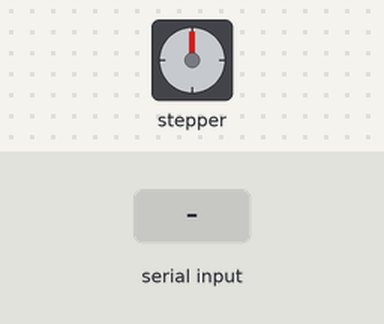
The program below on a simulated Seeed XIAO ESP32-S3. Parts: stepper motor. The test bench sets the inputs (shaded band). Stepper angles assume 2048 steps per turn; what the program prints to the serial monitor is not drawn.

Above: at 5.4 s.
5.5 s: "g90\n" received over Serial
At 8.3 s:
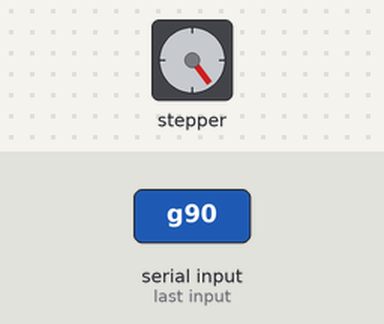
8.5 s: "g,45\n" received over Serial
14.5 s: "G90\n" received over Serial
At 15.6 s:
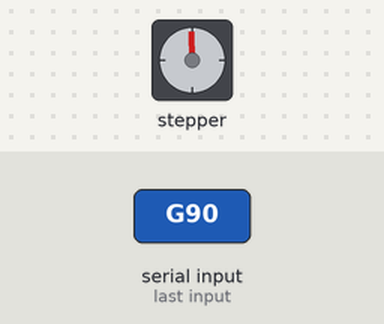
17.5 s: "b90\n" received over Serial
Timing chart, 0 to 24.5 s (numbered marks = the images above; inputs shaded):
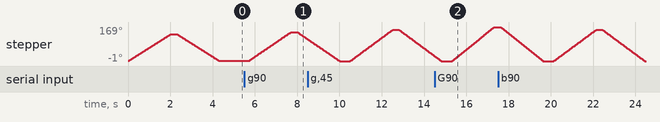

Measured:
- after the input at 5.5 s, stepper: turns 143° clockwise in 2.0 s, then 35° counter-clockwise in 0.47 s
- by itself, stepper: turns 133° clockwise in 2.0 s, then 133° counter-clockwise in 2.0 s

The program:

main.cpp
```cpp
#include <Arduino.h>
#include <AccelStepper.h>

// ==== GPIO mapping for Seeed XIAO ESP32S3 ====
// GPIO -> ULN2003 IN pins
static constexpr int PIN_IN1 = 1;  // GPIO1 -> IN1
static constexpr int PIN_IN2 = 2;  // GPIO2 -> IN2
static constexpr int PIN_IN3 = 3;  // GPIO3 -> IN3
static constexpr int PIN_IN4 = 4;  // GPIO4 -> IN4

// 28BYJ-48 + ULN2003: use FULLSTEP with pin order IN1-IN3-IN2-IN4 (common working order)
#define FULLSTEP 4
AccelStepper stepper(FULLSTEP, PIN_IN1, PIN_IN3, PIN_IN2, PIN_IN4);

// ---- Tuning parameters ----
static constexpr int   CENTER_SPEED   = 400;   // your known good reference
static constexpr int   MIN_SPEED      = 100;   // safety lower bound
static constexpr int   MAX_SPEED      = 1200;  // safety upper bound (not necessarily achievable)
static constexpr int   INITIAL_STEP   = 40;    // first up/down jump from center
static constexpr int   MIN_STEP       = 5;     // stop when step size gets this small
static constexpr uint32_t TEST_MS     = 4000;  // run duration per test
static constexpr uint32_t PAUSE_MS    = 300;   // pause between tests
static constexpr uint32_t LOG_EVERY_MS= 500;   // throttled logging

static int currentSpeed = CENTER_SPEED;
static int stepSize     = INITIAL_STEP;

static int bestGoodSpeed = -1; // highest speed you marked GOOD
static int lastTestSpeed = -1;

void runAtSpeedForMs(int speed, uint32_t durationMs)
{
  stepper.setSpeed((float)speed);

  uint32_t tStart = millis();
  uint32_t lastLog = 0;

  while (millis() - tStart < durationMs) {
    stepper.runSpeed();
    delay(0);

    uint32_t now = millis();
    if (now - lastLog >= LOG_EVERY_MS) {
      lastLog = now;
      Serial.print("  running speed=");
      Serial.print(speed);
      Serial.print(" steps/s  (time ");
      Serial.print((now - tStart) / 1000.0f, 1);
      Serial.println("s)");
    }
  }
}

char waitForGoodBad()
{
  Serial.println();
  Serial.println("Mark result: press 'g' = GOOD (torque OK / stable), 'b' = BAD (weak/buzz/miss)");
  Serial.println("Tip: you can hold the motor/load lightly to feel torque, but don’t stall it hard.");
  Serial.print("> ");

  while (true) {
    while (Serial.available() == 0) {
      delay(10);
    }
    char c = (char)Serial.read();
    if (c == 'g' || c == 'G') return 'g';
    if (c == 'b' || c == 'B') return 'b';
  }
}

int clampSpeed(int sp)
{
  if (sp < MIN_SPEED) return MIN_SPEED;
  if (sp > MAX_SPEED) return MAX_SPEED;
  return sp;
}

void setup()
{
  Serial.begin(115200);

  // Give USB CDC time (ESP32-S3)
  unsigned long t0 = millis();
  while (!Serial && (millis() - t0 < 1500)) {
    delay(10);
  }

  Serial.println();
  Serial.println("=== 28BYJ-48 ULN2003 MAX SPEED (UP/DOWN) FINDER ===");
  Serial.println("Method: you judge each test as GOOD or BAD; sketch converges to max.");
  Serial.println("Mode  : FULLSTEP");
  Serial.println("Order : IN1-IN3-IN2-IN4");
  Serial.print("Start : ");
  Serial.print(CENTER_SPEED);
  Serial.println(" steps/s");
  Serial.println();

  stepper.enableOutputs();
  stepper.setMaxSpeed((float)MAX_SPEED); // ceiling only (runSpeed uses setSpeed)

  currentSpeed = clampSpeed(currentSpeed);
}

void loop()
{
  Serial.println();
  Serial.print("=== TEST speed = ");
  Serial.print(currentSpeed);
  Serial.print(" steps/s  (stepSize=");
  Serial.print(stepSize);
  Serial.println(") ===");

  lastTestSpeed = currentSpeed;

  // Run forward for half the test, reverse for half (so you validate both directions)
  Serial.println("Forward...");
  runAtSpeedForMs(+currentSpeed, TEST_MS / 2);
  delay(PAUSE_MS);

  Serial.println("Reverse...");
  runAtSpeedForMs(-currentSpeed, TEST_MS / 2);
  delay(PAUSE_MS);

  char verdict = waitForGoodBad();

  if (verdict == 'g') {
    // Record as best-known good
    if (currentSpeed > bestGoodSpeed) bestGoodSpeed = currentSpeed;

    Serial.print("Marked GOOD at ");
    Serial.print(currentSpeed);
    Serial.println(" steps/s.");

    // Push upward
    currentSpeed = clampSpeed(currentSpeed + stepSize);

  } else {
    Serial.print("Marked BAD at ");
    Serial.print(currentSpeed);
    Serial.println(" steps/s.");

    // If it's bad, go down and reduce step size to narrow in
    currentSpeed = clampSpeed(currentSpeed - stepSize);
    stepSize = max(stepSize / 2, MIN_STEP);
  }

  // Stop condition: step size is small and we’ve got a good speed
  if (stepSize <= MIN_STEP && bestGoodSpeed >= 0) {
    Serial.println();
    Serial.println("=== DONE (resolution reached) ===");
    Serial.print("Best GOOD speed you confirmed: ");
    Serial.print(bestGoodSpeed);
    Serial.println(" steps/s");

    Serial.println("Holding forward/reverse continuously at that speed (you can observe stability).");
    Serial.println("Reset board to run the search again.");
    Serial.println();

    while (true) {
      // alternate direction every few seconds at the best speed
      static uint32_t dirT0 = 0;
      static bool forward = true;

      if (millis() - dirT0 > 3000) {
        dirT0 = millis();
        forward = !forward;
        Serial.print("Direction now: ");
        Serial.println(forward ? "FORWARD" : "REVERSE");
      }

      stepper.setSpeed(forward ? (float)bestGoodSpeed : (float)-bestGoodSpeed);
      stepper.runSpeed();
      delay(0);
    }
  }

  delay(200);
}
```
